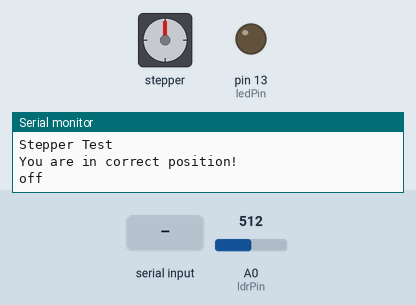
Simulated run of this sketch. Board: Arduino Uno, built with avr-gcc and run on an emulated ATmega328P. Shown: stepper motor, output pins drawn as LEDs (lit = HIGH), the last lines printed to the serial monitor. The inputs (shaded band) are chosen by the test bench; at power-on: A0 (ldrPin) = 512. Stepper angles assume 40 steps per turn.

Above: at 1.2 s.
1.3 s: "90:45:200\n" received over Serial
At 2.66 s:
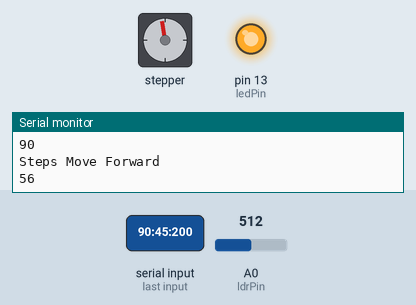
At 3.26 s:
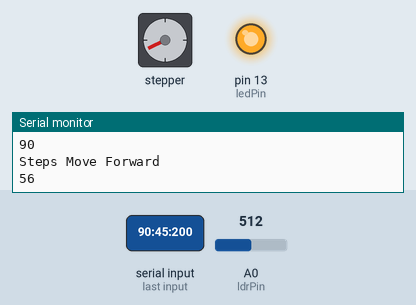
Timing chart, 0 to 56.7 s (numbered marks = the images above; inputs shaded):
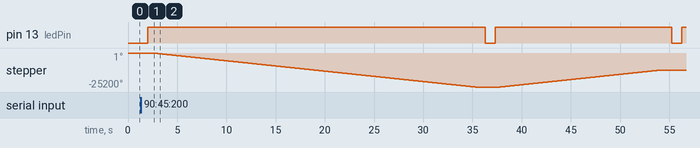

Measured:
- after the input at 1.3 s, stepper: turns 25200° counter-clockwise in 32.8 s, then 12600° clockwise in 16.4 s

The sketch:

blinding.ino
```cpp
//Dev: acharismas

#define DEFAULT_MAX_FEEDRATE {500, 500, 2, 45} // (mm/sec)
#define DEFAULT_MAX_ACCELERATION {180,180,10,200}
#define DEFAULT_ACCELERATION 60
#define DEFAULT_RETRACT_ACCELERATION 60
#include <AFMotor.h>
#include <SoftwareSerial.h>

SoftwareSerial BTserial(10, 11); // RX | TX
int sensorValue = 0;
int junk = 0;
String inputString = "";
int StoreString = 0;
int serialInput;
char chArray[2];
String xxx = "";
int value_tran = 0;
int y;
int inChar;
int finaal;
boolean led = false;
char command;
unsigned long currentPosition;
unsigned long steps;
String string="off";
int calculation;
int ldrPin = A0;
const int ledPin = 13;

AF_Stepper motor(40, 1);

void setup() {
  Serial.begin(9600); // set up Serial library at 9600 bps
  Serial.println("Stepper Test");
  motor.setSpeed(130);  // 10 rpm
  pinMode(ledPin, OUTPUT);


}
void loop()
{
  if (Serial.available() > 0) //check for input data

  {
    string = "";
  }

  while (Serial.available() > 0)
  {
    command = ((byte)Serial.read());
    if (command == ':')
    {
      break;
    }
    else
    {
      string += command;
      finaal = string.toInt();
      Serial.println("Finall");
      Serial.println(finaal);

    }
    delay(3);
  }
    if ((string.toInt() >= 0) && (string.toInt() <= 100))
    {
      if (finaal == StoreString)
      {
        Serial.println("You are in correct position!");
      }
      else
      {
        if (finaal > StoreString)
        {
          //digitalWrite(directionPin, HIGH);
          steps = finaal - StoreString;
          Serial.println("Steps Move Forward");

          calculation = steps / 1.6;
          Serial.println(calculation);
          MotorControlBackward(calculation);
          Serial.println("Reach destination!");
          delay(50);
        }
        else
        {
          //digitalWrite(directionPin, LOW);
          steps = StoreString - finaal;
          Serial.println("Steps Move Backward");
          calculation = steps / 1.6;
          Serial.println(calculation);
          MotorControlForward(calculation);
          Serial.println("Reach destination!");
          delay(50);
        }
        //moveRelative(steps);
        StoreString = finaal;
      }

      // analogWrite(6, string.toInt());//type casting to integer
      Serial.println(string);//printing the int value
      delay(1000);
    }

    else
    {
      Serial.println("Automatic");
    }


      led = false;
      digitalWrite(ledPin, LOW);
      delay(1000);
      digitalWrite(ledPin, HIGH);

    //LDR sensor
    int ldrStatus = analogRead(ldrPin);
    if (ldrStatus <= 100) {
      Serial.println("Close light!");
    }
    else {

      Serial.println("Open light!");

    }
    Serial.println(ldrStatus);
    delay(500);
    StoreString = finaal;
  }


void MotorControlForward(int motorsteps)
{
  for ( int x = 0; x < motorsteps; x++)
  {
    motor.step(50, FORWARD, DOUBLE);
  }
}

void MotorControlBackward(int motorstepsb)
{
  for ( int x = 0; x < motorstepsb; x++)
  {
    motor.step(50, BACKWARD, DOUBLE);
  }
}
```
